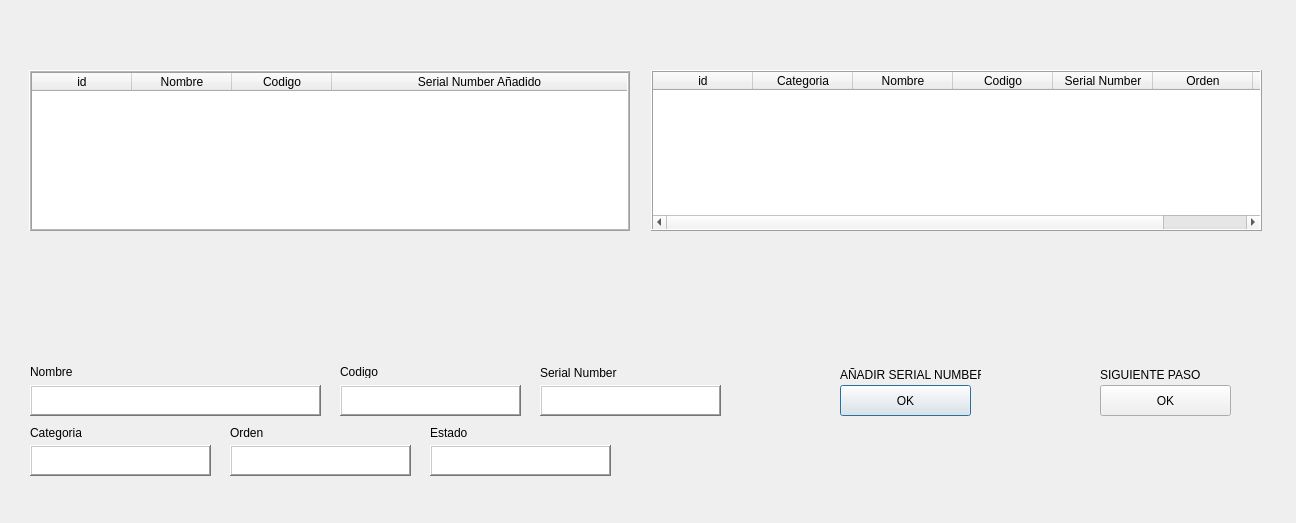
<?xml version="1.0" encoding="UTF-8"?>
<ui version="4.0">
 <class>Dialog</class>
 <widget class="QDialog" name="Dialog">
  <property name="geometry">
   <rect>
    <x>0</x>
    <y>0</y>
    <width>1296</width>
    <height>523</height>
   </rect>
  </property>
  <property name="windowTitle">
   <string>Seleccion Numero de Serie</string>
  </property>
  <layout class="QHBoxLayout" name="horizontalLayout">
   <item>
    <widget class="QWidget" name="conteiner" native="true">
     <layout class="QVBoxLayout" name="verticalLayout">
      <item>
       <widget class="QWidget" name="conteiner_tablas" native="true">
        <layout class="QHBoxLayout" name="horizontalLayout_2">
         <item>
          <widget class="QWidget" name="Modulos_en_disegno" native="true">
           <widget class="QTableWidget" name="TablaConfig">
            <property name="geometry">
             <rect>
              <x>0</x>
              <y>41</y>
              <width>601</width>
              <height>161</height>
             </rect>
            </property>
            <property name="frameShape">
             <enum>QFrame::Box</enum>
            </property>
            <property name="frameShadow">
             <enum>QFrame::Raised</enum>
            </property>
            <property name="midLineWidth">
             <number>1</number>
            </property>
            <property name="gridStyle">
             <enum>Qt::DotLine</enum>
            </property>
            <attribute name="horizontalHeaderVisible">
             <bool>true</bool>
            </attribute>
            <attribute name="horizontalHeaderCascadingSectionResizes">
             <bool>false</bool>
            </attribute>
            <attribute name="horizontalHeaderStretchLastSection">
             <bool>true</bool>
            </attribute>
            <attribute name="verticalHeaderCascadingSectionResizes">
             <bool>false</bool>
            </attribute>
            <attribute name="verticalHeaderShowSortIndicator" stdset="0">
             <bool>false</bool>
            </attribute>
            <attribute name="verticalHeaderStretchLastSection">
             <bool>false</bool>
            </attribute>
            <column>
             <property name="text">
              <string>id</string>
             </property>
            </column>
            <column>
             <property name="text">
              <string>Nombre</string>
             </property>
            </column>
            <column>
             <property name="text">
              <string>Codigo</string>
             </property>
            </column>
            <column>
             <property name="text">
              <string>Serial Number Añadido</string>
             </property>
            </column>
           </widget>
          </widget>
         </item>
         <item>
          <widget class="QWidget" name="Modulos_existentes" native="true">
           <widget class="QTableWidget" name="TablaNumeroSerie">
            <property name="geometry">
             <rect>
              <x>0</x>
              <y>41</y>
              <width>611</width>
              <height>161</height>
             </rect>
            </property>
            <property name="frameShape">
             <enum>QFrame::Box</enum>
            </property>
            <property name="frameShadow">
             <enum>QFrame::Raised</enum>
            </property>
            <attribute name="horizontalHeaderShowSortIndicator" stdset="0">
             <bool>false</bool>
            </attribute>
            <attribute name="horizontalHeaderStretchLastSection">
             <bool>true</bool>
            </attribute>
            <attribute name="verticalHeaderCascadingSectionResizes">
             <bool>false</bool>
            </attribute>
            <attribute name="verticalHeaderShowSortIndicator" stdset="0">
             <bool>false</bool>
            </attribute>
            <attribute name="verticalHeaderStretchLastSection">
             <bool>false</bool>
            </attribute>
            <column>
             <property name="text">
              <string>id</string>
             </property>
            </column>
            <column>
             <property name="text">
              <string>Categoria</string>
             </property>
            </column>
            <column>
             <property name="text">
              <string>Nombre</string>
             </property>
            </column>
            <column>
             <property name="text">
              <string>Codigo</string>
             </property>
            </column>
            <column>
             <property name="text">
              <string>Serial Number</string>
             </property>
            </column>
            <column>
             <property name="text">
              <string>Orden</string>
             </property>
            </column>
            <column>
             <property name="text">
              <string>Estado</string>
             </property>
            </column>
           </widget>
          </widget>
         </item>
        </layout>
       </widget>
      </item>
      <item>
       <widget class="QWidget" name="datos_botones" native="true">
        <widget class="QTextEdit" name="Nombre">
         <property name="geometry">
          <rect>
           <x>10</x>
           <y>120</y>
           <width>291</width>
           <height>31</height>
          </rect>
         </property>
         <property name="frameShape">
          <enum>QFrame::WinPanel</enum>
         </property>
         <property name="frameShadow">
          <enum>QFrame::Raised</enum>
         </property>
        </widget>
        <widget class="QTextEdit" name="Codigo">
         <property name="geometry">
          <rect>
           <x>320</x>
           <y>120</y>
           <width>181</width>
           <height>31</height>
          </rect>
         </property>
         <property name="frameShape">
          <enum>QFrame::WinPanel</enum>
         </property>
         <property name="frameShadow">
          <enum>QFrame::Raised</enum>
         </property>
        </widget>
        <widget class="QTextEdit" name="SerialNumber">
         <property name="geometry">
          <rect>
           <x>520</x>
           <y>120</y>
           <width>181</width>
           <height>31</height>
          </rect>
         </property>
         <property name="frameShape">
          <enum>QFrame::WinPanel</enum>
         </property>
         <property name="frameShadow">
          <enum>QFrame::Raised</enum>
         </property>
        </widget>
        <widget class="QTextEdit" name="Categoria">
         <property name="geometry">
          <rect>
           <x>10</x>
           <y>180</y>
           <width>181</width>
           <height>31</height>
          </rect>
         </property>
         <property name="frameShape">
          <enum>QFrame::WinPanel</enum>
         </property>
         <property name="frameShadow">
          <enum>QFrame::Raised</enum>
         </property>
        </widget>
        <widget class="QTextEdit" name="Orden">
         <property name="geometry">
          <rect>
           <x>210</x>
           <y>180</y>
           <width>181</width>
           <height>31</height>
          </rect>
         </property>
         <property name="frameShape">
          <enum>QFrame::WinPanel</enum>
         </property>
         <property name="frameShadow">
          <enum>QFrame::Raised</enum>
         </property>
        </widget>
        <widget class="QTextEdit" name="Estado">
         <property name="geometry">
          <rect>
           <x>410</x>
           <y>180</y>
           <width>181</width>
           <height>31</height>
          </rect>
         </property>
         <property name="frameShape">
          <enum>QFrame::WinPanel</enum>
         </property>
         <property name="frameShadow">
          <enum>QFrame::Raised</enum>
         </property>
        </widget>
        <widget class="QPushButton" name="NewSerialNumber">
         <property name="geometry">
          <rect>
           <x>820</x>
           <y>120</y>
           <width>131</width>
           <height>31</height>
          </rect>
         </property>
         <property name="cursor">
          <cursorShape>PointingHandCursor</cursorShape>
         </property>
         <property name="text">
          <string>OK</string>
         </property>
        </widget>
        <widget class="QPushButton" name="Next">
         <property name="geometry">
          <rect>
           <x>1080</x>
           <y>120</y>
           <width>131</width>
           <height>31</height>
          </rect>
         </property>
         <property name="cursor">
          <cursorShape>PointingHandCursor</cursorShape>
         </property>
         <property name="text">
          <string>OK</string>
         </property>
         <property name="flat">
          <bool>false</bool>
         </property>
        </widget>
        <widget class="QLabel" name="label_nombre">
         <property name="geometry">
          <rect>
           <x>10</x>
           <y>100</y>
           <width>47</width>
           <height>13</height>
          </rect>
         </property>
         <property name="text">
          <string>Nombre</string>
         </property>
        </widget>
        <widget class="QLabel" name="label_codigo">
         <property name="geometry">
          <rect>
           <x>320</x>
           <y>100</y>
           <width>47</width>
           <height>13</height>
          </rect>
         </property>
         <property name="text">
          <string>Codigo</string>
         </property>
        </widget>
        <widget class="QLabel" name="label_serialnumber">
         <property name="geometry">
          <rect>
           <x>520</x>
           <y>100</y>
           <width>81</width>
           <height>16</height>
          </rect>
         </property>
         <property name="text">
          <string>Serial Number</string>
         </property>
        </widget>
        <widget class="QLabel" name="label_categoria">
         <property name="geometry">
          <rect>
           <x>10</x>
           <y>160</y>
           <width>81</width>
           <height>16</height>
          </rect>
         </property>
         <property name="text">
          <string>Categoria</string>
         </property>
        </widget>
        <widget class="QLabel" name="label_orden">
         <property name="geometry">
          <rect>
           <x>210</x>
           <y>160</y>
           <width>81</width>
           <height>16</height>
          </rect>
         </property>
         <property name="text">
          <string>Orden</string>
         </property>
        </widget>
        <widget class="QLabel" name="label_estado">
         <property name="geometry">
          <rect>
           <x>410</x>
           <y>160</y>
           <width>81</width>
           <height>16</height>
          </rect>
         </property>
         <property name="text">
          <string>Estado</string>
         </property>
        </widget>
        <widget class="QLabel" name="label_agrSerialNum">
         <property name="geometry">
          <rect>
           <x>820</x>
           <y>100</y>
           <width>141</width>
           <height>20</height>
          </rect>
         </property>
         <property name="text">
          <string>AÑADIR SERIAL NUMBER</string>
         </property>
        </widget>
        <widget class="QLabel" name="label_sigPaso">
         <property name="geometry">
          <rect>
           <x>1080</x>
           <y>100</y>
           <width>141</width>
           <height>20</height>
          </rect>
         </property>
         <property name="text">
          <string>SIGUIENTE PASO</string>
         </property>
        </widget>
       </widget>
      </item>
     </layout>
    </widget>
   </item>
  </layout>
 </widget>
 <resources/>
 <connections/>
</ui>
